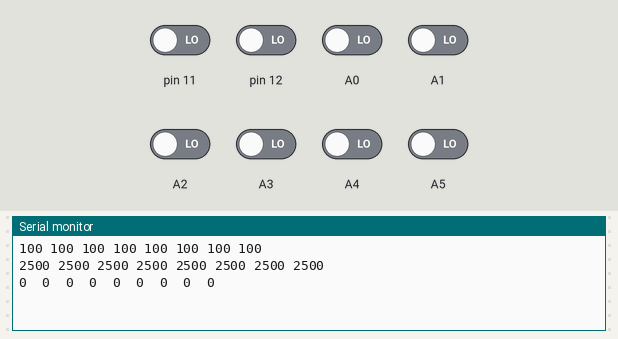
Recording of a sketch running on a simulated Arduino Uno, built with avr-gcc and run on an emulated ATmega328P. On the bench: the last lines printed to the serial monitor. The test bench sets the inputs (shaded band); at power-on: A0–5, pin 11, pin 12 LOW.

Above: at 12.7 s.
12.8 s: pin 11 driven HIGH
At 14.2 s:
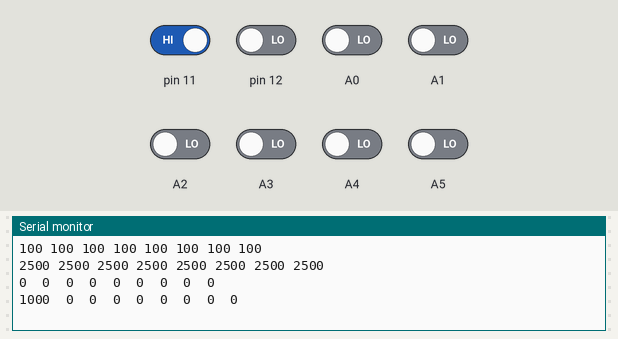
15.3 s: pin 12 driven HIGH
At 17.0 s:
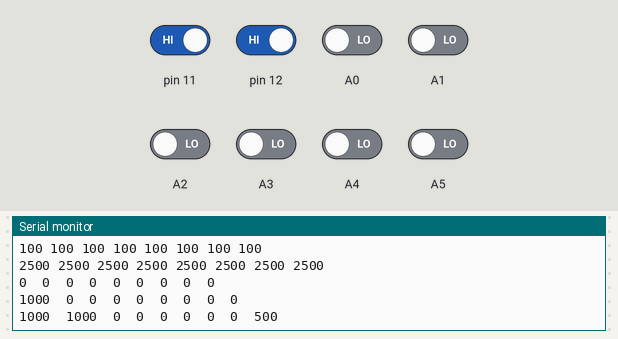
17.8 s: A0 driven HIGH
At 20.1 s:
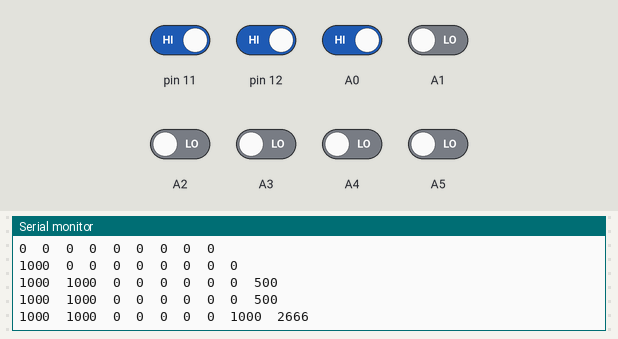
20.3 s: A1 driven HIGH
At 22.0 s:
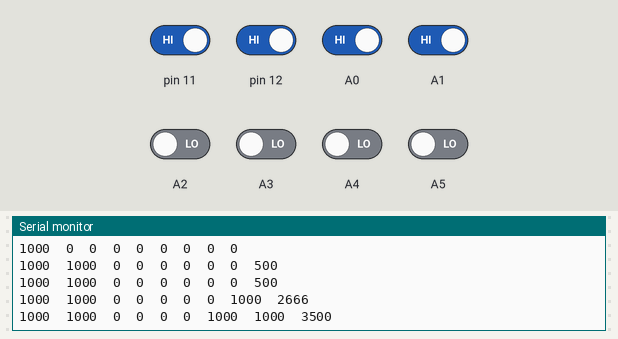
22.8 s: A2 driven HIGH
At 24.9 s:
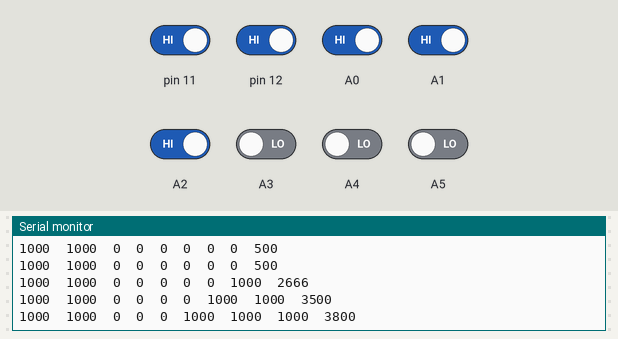
25.3 s: A3 driven HIGH
At 26.5 s:
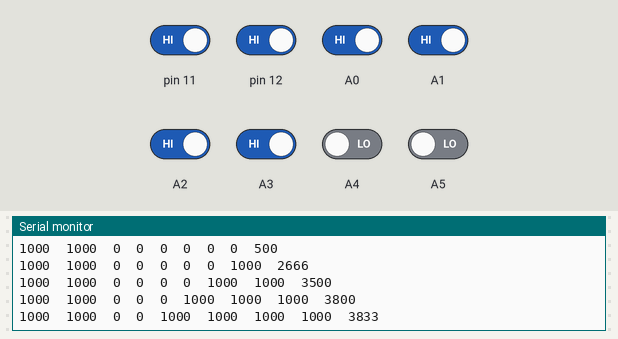

Measured:
- after the input at 12.8 s, the serial monitor: prints a new line after 0.72 s (image 1)
- after the input at 15.3 s, the serial monitor: prints a new line after 0.23 s (image 2)
- after the input at 17.8 s, the serial monitor: prints a new line after 1.7 s (image 3)
- after the input at 20.3 s, the serial monitor: prints a new line after 1.2 s (image 4)
- after the input at 22.8 s, the serial monitor: prints a new line after 0.74 s (image 5)
- after the input at 25.3 s, the serial monitor: prints a new line after 0.25 s (image 6)

The sketch:

QTRRCExample.ino
```cpp
// This example is designed for use with eight RC QTR sensors. These
// reflectance sensors should be connected to digital pins 3 to 10. The
// sensors' emitter control pin (CTRL or LEDON) can optionally be connected to
// digital pin 2, or you can leave it disconnected and remove the call to
// setEmitterPin().
//
// The setup phase of this example calibrates the sensors for ten seconds and
// turns on the Arduino's LED (usually on pin 13) while calibration is going
// on. During this phase, you should expose each reflectance sensor to the
// lightest and darkest readings they will encounter. For example, if you are
// making a line follower, you should slide the sensors across the line during
// the calibration phase so that each sensor can get a reading of how dark the
// line is and how light the ground is.  Improper calibration will result in
// poor readings.
//
// The main loop of the example reads the calibrated sensor values and uses
// them to estimate the position of a line. You can test this by taping a piece
// of 3/4" black electrical tape to a piece of white paper and sliding the
// sensor across it. It prints the sensor values to the serial monitor as
// numbers from 0 (maximum reflectance) to 1000 (minimum reflectance) followed
// by the estimated location of the line as a number from 0 to 5000. 1000 means
// the line is directly under sensor 1, 2000 means directly under sensor 2,
// etc. 0 means the line is directly under sensor 0 or was last seen by sensor
// 0 before being lost. 5000 means the line is directly under sensor 5 or was
// last seen by sensor 5 before being lost.

#include <QTRSensors.h>

QTRSensors qtr;

const uint8_t SensorCount = 8;
uint16_t sensorValues[SensorCount];

void setup()
{
  qtr.setTypeRC();
  qtr.setSensorPins((const uint8_t[]){11,12, A5, A4, A3, A2, A1, A0}, SensorCount);
  qtr.setEmitterPin(13);

  delay(500);
  pinMode(LED_BUILTIN, OUTPUT);
  digitalWrite(LED_BUILTIN, HIGH);
  for (uint16_t i = 0; i < 400; i++)
  {
    qtr.calibrate();
  }
  digitalWrite(LED_BUILTIN, LOW);

  Serial.begin(9600);
  for (uint8_t i = 0; i < SensorCount; i++)
  {
    Serial.print(qtr.calibrationOn.minimum[i]);
    Serial.print(' ');
  }
  Serial.println();

  // print the calibration maximum values measured when emitters were on
  for (uint8_t i = 0; i < SensorCount; i++)
  {
    Serial.print(qtr.calibrationOn.maximum[i]);
    Serial.print(' ');
  }
  Serial.println();
  Serial.println();
  delay(1000);
}

void loop()
{
  // read calibrated sensor values and obtain a measure of the line position
  // from 0 to 5000 (for a white line, use readLineWhite() instead)
  uint16_t position = qtr.readLineBlack(sensorValues);

  // print the sensor values as numbers from 0 to 1000, where 0 means maximum
  // reflectance and 1000 means minimum reflectance, followed by the line
  // position
  for (uint8_t i = 0; i < SensorCount; i++)
  {
    Serial.print(sensorValues[i]);
    Serial.print('\t');
  }
  Serial.println(position);

  delay(2000);
}
```
